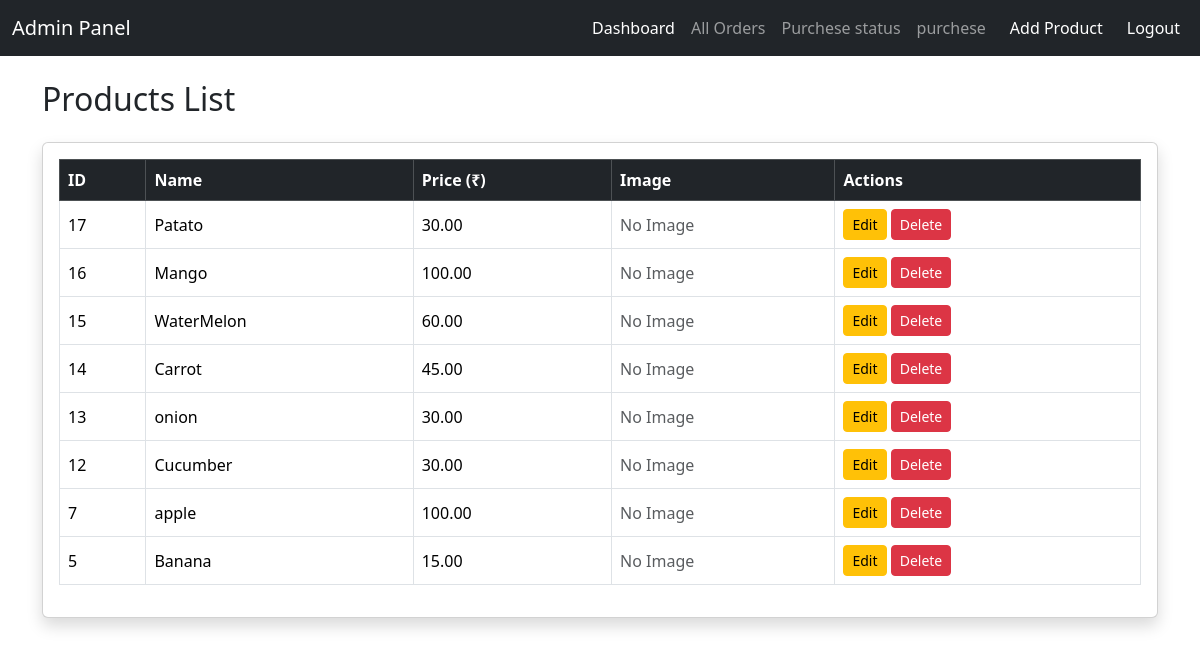
Page /admin_panel.php (signed in) on the committed database.
### tables this page shows
CREATE TABLE `products` (
  `id` int(11) NOT NULL,
  `name` varchar(255) NOT NULL,
  `price` decimal(10,2) NOT NULL,
  `image` varchar(255) DEFAULT NULL,
  `category` varchar(50) DEFAULT NULL
);

### admin_panel.php (the view, shortened to what this page needs)
<?php
require 'db.php';
$result = $conn->query("SELECT * FROM products ORDER BY id DESC");
?>
<!DOCTYPE html>
<html>
<head>
    <link href="https://cdn.jsdelivr.net/npm/bootstrap@5.3.3/dist/css/bootstrap.min.css" rel="stylesheet">
</head>
<body>
<nav class="navbar navbar-expand-lg navbar-dark bg-dark">
  <div class="container-fluid">
    <a class="navbar-brand" href="admin_panel.php">Admin Panel</a>
    <div class="collapse navbar-collapse" id="adminNavbar">
      <ul class="navbar-nav ms-auto">
        <li class="nav-item">
          <a class="nav-link active" href="admin_panel.php">Dashboard</a>
        </li>
        <li class="nav-item">
          <a class="nav-link" href="admin_orders.php">All Orders</a>
        </li>
        <li class="nav-item">
          <a class="nav-link" href="farmer\admin_sales.php">Purchese status</a>
        </li>
        <li class="nav-item">
          <a class="nav-link" href="farmer\admin_purchases.php">purchese</a>
        </li>
        <li class="nav-item">
          <a class="nav-link btn btn-primary text-white ms-2" href="add_product.php">Add Product</a>
        </li>
        <li class="nav-item">
          <a class="nav-link btn btn-danger text-white ms-2" href="logout.php">Logout</a>
        </li>
      </ul>
    </div>
  </div>
</nav>
<div class="container mt-4">
    <h2 class="mb-4">Products List</h2>
    <div class="card shadow mb-4">
        <div class="card-body table-responsive">
            <table class="table table-bordered table-hover align-middle">
                <thead class="table-dark">
                    <tr>
                        <th>ID</th>
                        <th>Name</th>
                        <th>Price (₹)</th>
                        <th>Image</th>
                        <th>Actions</th>
                    </tr>
                </thead>
                <tbody>
                <?php while ($row = $result->fetch_assoc()) { ?>
                    <tr>
                        <td><?= $row['id'] ?></td>
                        <td><?= htmlspecialchars($row['name']) ?></td>
                        <td><?= number_format($row['price'],2) ?></td>
                        <td>
                            <?php if(!empty($row['image']) && file_exists('uploads/'.$row['image'])): ?>
                                <img src="uploads/<?= $row['image'] ?>" width="80" class="img-thumbnail">
                            <?php else: ?>
                                <span class="text-muted">No Image</span>
                            <?php endif; ?>
                        </td>
                        <td>
                            <a href="edit_product.php?id=<?= $row['id'] ?>" class="btn btn-warning btn-sm">Edit</a>
                            <a href="delete_product.php?id=<?= $row['id'] ?>" class="btn btn-danger btn-sm" onclick="return confirm('Delete this product?');">Delete</a>
                        </td>
                    </tr>
                <?php } ?>
                </tbody>
            </table>
        </div>
    </div>
</div>
</body>
</html>

### rows in the picture
products: id "17", name "Patato", price "30.00", shows "No Image"
products: id "16", name "Mango", price "100.00", shows "No Image"
products: id "15", name "WaterMelon", price "60.00", shows "No Image"
products: id "14", name "Carrot", price "45.00", shows "No Image"
products: id "13", name "onion", price "30.00", shows "No Image"
products: id "12", name "Cucumber", price "30.00", shows "No Image"
products: id "7", name "apple", price "100.00", shows "No Image"
products: id "5", name "Banana", price "15.00", shows "No Image"
